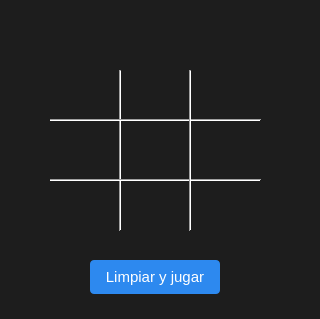
<?xml version="1.0" encoding="UTF-8"?>
<ui version="4.0">
 <class>MainWindow</class>
 <widget class="QMainWindow" name="MainWindow">
  <property name="geometry">
   <rect>
    <x>0</x>
    <y>0</y>
    <width>320</width>
    <height>319</height>
   </rect>
  </property>
  <property name="windowTitle">
   <string>TaTeTi - Facundo Padilla</string>
  </property>
  <property name="styleSheet">
   <string notr="true">QWidget#centralwidget{
background: #1d1d1d;
}

QPushButton{
background-color: transparent;
border: none;
color: white;
font-size: 24px;
}

QPushButton#btnComenzar{
background: #2d89ef;
border-radius: 4px;
font-size: 15px;
}

QPushButton#btnComenzar:hover{
background: #2b5797;
}
</string>
  </property>
  <widget class="QWidget" name="centralwidget">
   <widget class="Line" name="line">
    <property name="geometry">
     <rect>
      <x>110</x>
      <y>70</y>
      <width>20</width>
      <height>161</height>
     </rect>
    </property>
    <property name="orientation">
     <enum>Qt::Vertical</enum>
    </property>
   </widget>
   <widget class="Line" name="line_3">
    <property name="geometry">
     <rect>
      <x>50</x>
      <y>110</y>
      <width>211</width>
      <height>20</height>
     </rect>
    </property>
    <property name="orientation">
     <enum>Qt::Horizontal</enum>
    </property>
   </widget>
   <widget class="Line" name="line_4">
    <property name="geometry">
     <rect>
      <x>50</x>
      <y>170</y>
      <width>211</width>
      <height>20</height>
     </rect>
    </property>
    <property name="orientation">
     <enum>Qt::Horizontal</enum>
    </property>
   </widget>
   <widget class="Line" name="line_2">
    <property name="geometry">
     <rect>
      <x>180</x>
      <y>70</y>
      <width>20</width>
      <height>161</height>
     </rect>
    </property>
    <property name="orientation">
     <enum>Qt::Vertical</enum>
    </property>
   </widget>
   <widget class="QPushButton" name="btn3">
    <property name="geometry">
     <rect>
      <x>200</x>
      <y>70</y>
      <width>51</width>
      <height>41</height>
     </rect>
    </property>
    <property name="cursor">
     <cursorShape>PointingHandCursor</cursorShape>
    </property>
    <property name="text">
     <string/>
    </property>
   </widget>
   <widget class="QPushButton" name="btn2">
    <property name="geometry">
     <rect>
      <x>130</x>
      <y>70</y>
      <width>51</width>
      <height>41</height>
     </rect>
    </property>
    <property name="cursor">
     <cursorShape>PointingHandCursor</cursorShape>
    </property>
    <property name="text">
     <string/>
    </property>
   </widget>
   <widget class="QPushButton" name="btn1">
    <property name="geometry">
     <rect>
      <x>60</x>
      <y>70</y>
      <width>51</width>
      <height>41</height>
     </rect>
    </property>
    <property name="cursor">
     <cursorShape>PointingHandCursor</cursorShape>
    </property>
    <property name="text">
     <string/>
    </property>
   </widget>
   <widget class="QPushButton" name="btn4">
    <property name="geometry">
     <rect>
      <x>60</x>
      <y>130</y>
      <width>51</width>
      <height>41</height>
     </rect>
    </property>
    <property name="cursor">
     <cursorShape>PointingHandCursor</cursorShape>
    </property>
    <property name="text">
     <string/>
    </property>
   </widget>
   <widget class="QPushButton" name="btn7">
    <property name="geometry">
     <rect>
      <x>60</x>
      <y>190</y>
      <width>51</width>
      <height>41</height>
     </rect>
    </property>
    <property name="cursor">
     <cursorShape>PointingHandCursor</cursorShape>
    </property>
    <property name="text">
     <string/>
    </property>
   </widget>
   <widget class="QPushButton" name="btn8">
    <property name="geometry">
     <rect>
      <x>130</x>
      <y>190</y>
      <width>51</width>
      <height>41</height>
     </rect>
    </property>
    <property name="cursor">
     <cursorShape>PointingHandCursor</cursorShape>
    </property>
    <property name="text">
     <string/>
    </property>
   </widget>
   <widget class="QPushButton" name="btn9">
    <property name="geometry">
     <rect>
      <x>200</x>
      <y>190</y>
      <width>51</width>
      <height>41</height>
     </rect>
    </property>
    <property name="cursor">
     <cursorShape>PointingHandCursor</cursorShape>
    </property>
    <property name="text">
     <string/>
    </property>
   </widget>
   <widget class="QPushButton" name="btn6">
    <property name="geometry">
     <rect>
      <x>200</x>
      <y>130</y>
      <width>51</width>
      <height>41</height>
     </rect>
    </property>
    <property name="cursor">
     <cursorShape>PointingHandCursor</cursorShape>
    </property>
    <property name="text">
     <string/>
    </property>
   </widget>
   <widget class="QPushButton" name="btn5">
    <property name="geometry">
     <rect>
      <x>130</x>
      <y>130</y>
      <width>51</width>
      <height>41</height>
     </rect>
    </property>
    <property name="cursor">
     <cursorShape>PointingHandCursor</cursorShape>
    </property>
    <property name="text">
     <string/>
    </property>
   </widget>
   <widget class="QPushButton" name="btnComenzar">
    <property name="geometry">
     <rect>
      <x>90</x>
      <y>260</y>
      <width>130</width>
      <height>34</height>
     </rect>
    </property>
    <property name="cursor">
     <cursorShape>PointingHandCursor</cursorShape>
    </property>
    <property name="text">
     <string>Limpiar y jugar</string>
    </property>
   </widget>
  </widget>
 </widget>
 <resources/>
 <connections/>
</ui>
